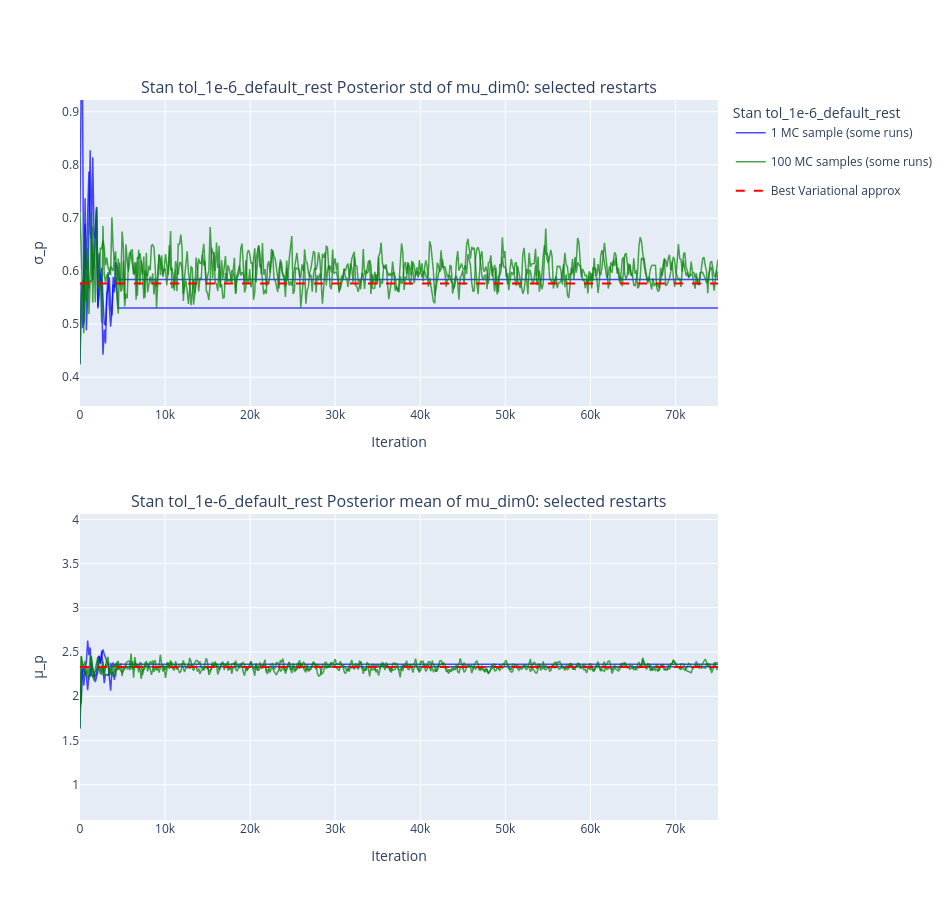

Here is the notebook cell this chart was saved with:
### Code cell
import pickle
import sys
from pathlib import Path
import numpy as np

REPO_ROOT = Path("/Users/madelynandersen/Documents/VB Bakeoff/simpleVI")
if str(REPO_ROOT) not in sys.path:
    sys.path.insert(0, str(REPO_ROOT))

from modulars.stan_rr_test import stan_result_by_scenario
from modulars.plot_rr import plot_a_few_trajectories_1d
from modulars.distributions import gaussian_multid, gaussian_multid_posterior

NB_DIR = REPO_ROOT / "single_MC/multidim_gaussian_knowncovar/random_restarts"

mu_prior = np.zeros(40)
sigma_prior = np.ones(40) * 10.0
mu_like = 2.0
sigma_like = 1.0
n_obs = 3
dim = 40
which_dims = [0, 1, 2]

observed_data = gaussian_multid(seed=42, n_samples=n_obs, mu_like=mu_like, scale_like=sigma_like, dim=dim)
true_mu_post, true_sigma_post = gaussian_multid_posterior(
    observed_data, n_samples=n_obs, mu_prior=mu_prior, scale_prior=sigma_prior,
    scale_like=sigma_like, std_devs=True, diag=True, dim=dim,
)
best_mus = np.asarray(true_mu_post, dtype=float)
best_stds = np.asarray(true_sigma_post, dtype=float)

with open(NB_DIR / "stan_cmdstan_output/stan_result.pkl", "rb") as f:
    _main_result = pickle.load(f)
_by_scenario = stan_result_by_scenario(_main_result)
default_means, default_stds, default_iterations = _by_scenario["default"]

with open(NB_DIR / "tol_1e-6_default_rest_result.pkl", "rb") as f:
    _td_result = pickle.load(f)
_td_by_scenario = stan_result_by_scenario(_td_result)
td_means, td_stds, td_iterations = _td_by_scenario["tol_1e-6_default_rest"]

def downsample_and_extend(arr, factor, target_len):
    downsampled = arr[..., ::factor]
    n_have = downsampled.shape[-1]
    if n_have < target_len:
        pad = np.repeat(downsampled[..., -1:], target_len - n_have, axis=-1)
        downsampled = np.concatenate([downsampled, pad], axis=-1)
    return downsampled

projected_default_means = downsample_and_extend(default_means, 15, len(td_iterations))
projected_default_stds = downsample_and_extend(default_stds, 15, len(td_iterations))
N_shared = min(default_means.shape[0], td_means.shape[0])
for d in which_dims:
    plot_a_few_trajectories_1d(
        [projected_default_means[:, :, d], projected_default_stds[:, :, d]],
        [td_means[:, :, d], td_stds[:, :, d]],
        best_mus[d], best_stds[d], f"mu_dim{d}", k=2, N=N_shared,
        label_prefix="Stan tol_1e-6_default_rest ", x=td_iterations, backend="plotly",
    )

### Figure 1 — Plotly figure (JSON) as saved in the notebook; plotly's stock layout.template omitted (floating-point values rounded to 4 significant figures; data arrays with more than 128 entries replaced by an {"elided": "..."} marker saying what was removed)
{"data": [{"legendgroup": "single", "line": {"color": "blue", "width": 1.5}, "mode": "lines", "name": "1 MC sample (some runs)", "opacity": 0.7, "showlegend": true, "type": "scatter", "x": {"elided": "501 int values"}, "xaxis": "x", "y": {"elided": "3001 float values"}, "yaxis": "y"}, {"legendgroup": "single", "line": {"color": "blue", "width": 1.5}, "mode": "lines", "name": "1 MC sample (some runs)", "opacity": 0.7, "showlegend": false, "type": "scatter", "x": {"elided": "501 int values"}, "xaxis": "x", "y": {"elided": "3001 float values"}, "yaxis": "y"}, {"legendgroup": "multi", "line": {"color": "green", "width": 1.5}, "mode": "lines", "name": "100 MC samples (some runs)", "opacity": 0.7, "showlegend": true, "type": "scatter", "x": {"elided": "501 int values"}, "xaxis": "x", "y": {"elided": "501 float values"}, "yaxis": "y"}, {"legendgroup": "multi", "line": {"color": "green", "width": 1.5}, "mode": "lines", "name": "100 MC samples (some runs)", "opacity": 0.7, "showlegend": false, "type": "scatter", "x": {"elided": "501 int values"}, "xaxis": "x", "y": {"elided": "501 float values"}, "yaxis": "y"}, {"legendgroup": "single", "line": {"color": "blue", "width": 1.5}, "mode": "lines", "name": "1 MC sample (some runs)", "opacity": 0.7, "showlegend": false, "type": "scatter", "x": {"elided": "501 int values"}, "xaxis": "x2", "y": {"elided": "3001 float values"}, "yaxis": "y2"}, {"legendgroup": "single", "line": {"color": "blue", "width": 1.5}, "mode": "lines", "name": "1 MC sample (some runs)", "opacity": 0.7, "showlegend": false, "type": "scatter", "x": {"elided": "501 int values"}, "xaxis": "x2", "y": {"elided": "3001 float values"}, "yaxis": "y2"}, {"legendgroup": "multi", "line": {"color": "green", "width": 1.5}, "mode": "lines", "name": "100 MC samples (some runs)", "opacity": 0.7, "showlegend": false, "type": "scatter", "x": {"elided": "501 int values"}, "xaxis": "x2", "y": {"elided": "501 float values"}, "yaxis": "y2"}, {"legendgroup": "multi", "line": {"color": "green", "width": 1.5}, "mode": "lines", "name": "100 MC samples (some runs)", "opacity": 0.7, "showlegend": false, "type": "scatter", "x": {"elided": "501 int values"}, "xaxis": "x2", "y": {"elided": "501 float values"}, "yaxis": "y2"}, {"line": {"color": "red", "dash": "dash"}, "mode": "lines", "name": "Best Variational approx", "type": "scatter", "x": [null], "xaxis": "x", "y": [null], "yaxis": "y"}], "layout": {"annotations": [{"font": {"size": 16}, "showarrow": false, "text": "Stan tol_1e-6_default_rest Posterior std of mu_dim0: selected restarts", "x": 0.5, "xanchor": "center", "xref": "paper", "y": 1.0, "yanchor": "bottom", "yref": "paper"}, {"font": {"size": 16}, "showarrow": false, "text": "Stan tol_1e-6_default_rest Posterior mean of mu_dim0: selected restarts", "x": 0.5, "xanchor": "center", "xref": "paper", "y": 0.425, "yanchor": "bottom", "yref": "paper"}], "height": 900, "legend": {"title": {"text": "Stan tol_1e-6_default_rest "}}, "shapes": [{"line": {"color": "red", "dash": "dash"}, "type": "line", "x0": 0, "x1": 1, "xref": "x domain", "y0": 0.5764, "y1": 0.5764, "yref": "y"}, {"line": {"color": "red", "dash": "dash"}, "type": "line", "x0": 0, "x1": 1, "xref": "x2 domain", "y0": 2.331, "y1": 2.331, "yref": "y2"}], "width": 950, "xaxis": {"anchor": "y", "domain": [0.0, 1.0], "title": {"text": "Iteration"}}, "xaxis2": {"anchor": "y2", "domain": [0.0, 1.0], "title": {"text": "Iteration"}}, "yaxis": {"anchor": "x", "domain": [0.575, 1.0], "range": [0.3458, 0.9222], "title": {"text": "σ_p"}}, "yaxis2": {"anchor": "x2", "domain": [0.0, 0.425], "range": [0.6016, 4.06], "title": {"text": "μ_p"}}}}
